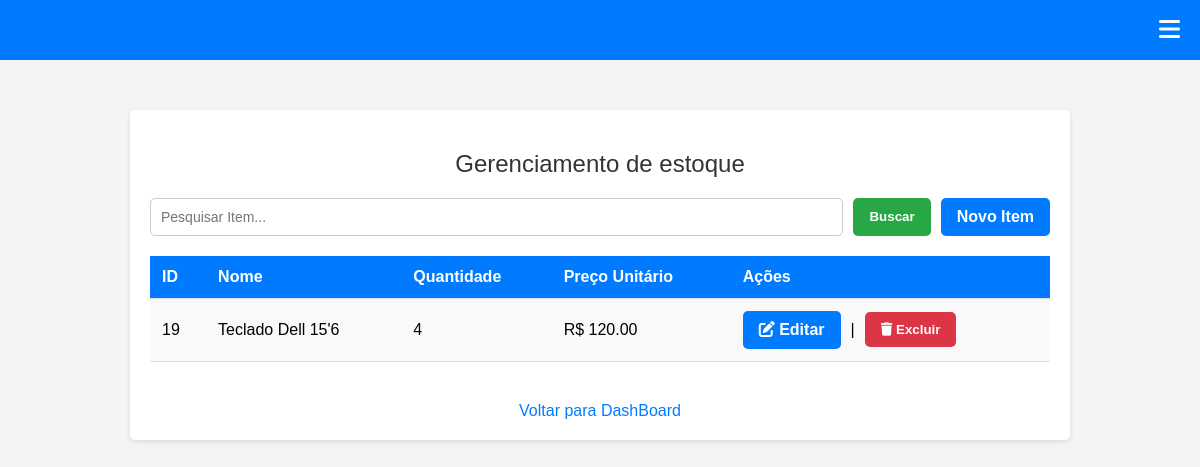
The page /estoque on the database its author committed.
### tables this page shows
CREATE TABLE estoque (
            id INTEGER PRIMARY KEY AUTOINCREMENT,
            nome TEXT NOT NULL,
            quantidade INTEGER NOT NULL,
            preco REAL NOT NULL
        );

### julio_tech.py (the view)
@app.route('/estoque')
def exibir_estoque():
    busca = request.args.get('busca', '').strip()
    pagina = int(request.args.get('pagina', 1))
    itens_por_pagina = 10
    offset = (pagina - 1) * itens_por_pagina
    conn = sqlite3.connect('julio_tech.db')
    cursor = conn.cursor()
    if busca:
        cursor.execute("""
            SELECT id, nome, quantidade, preco FROM estoque
            WHERE nome LIKE ?
            LIMIT ? OFFSET ?
        """, (f"%{busca}%", itens_por_pagina, offset))
    else:
        cursor.execute("""
            SELECT id, nome, quantidade, preco FROM estoque
            LIMIT ? OFFSET ?
        """, (itens_por_pagina, offset))
    itens = cursor.fetchall()
    if busca:
        cursor.execute("SELECT COUNT(*) FROM estoque WHERE nome LIKE ?", (f"%{busca}%",))
    else:
        cursor.execute("SELECT COUNT(*) FROM estoque")
    total_itens = cursor.fetchone()[0]
    total_paginas = -(-total_itens // itens_por_pagina)  # Arredondamento para cima
    conn.close()
    estoque = [{"id": i[0], "nome": i[1], "quantidade": i[2], "preco": i[3]} for i in itens]
    return render_template('estoque.html', estoque=estoque, busca=busca, pagina=pagina, total_paginas=total_paginas)

### templates/estoque.html (shortened to what this page needs)
<!DOCTYPE html>
<html lang="pt-br">
<head>
    <link rel="stylesheet" href="https://cdnjs.cloudflare.com/ajax/libs/font-awesome/6.0.0-beta3/css/all.min.css">
</head>
<body>
    <nav>
        <div class="dropdown">
            <button aria-label="Menu" onclick="toggleMenu()">
                <i class="fas fa-bars"></i>
       </button>
        </div>
    </nav>
    <div class="container">
        <h2>Gerenciamento de estoque</h2>
        <div class="form-container">
     <form method="GET" action="/estoque"style="flex: 1; display: flex; gap: 10px;">
        <input type="text" name="busca" placeholder="Pesquisar Item..." value="{{ busca }}">
        <button type="submit" class="btn-search">Buscar</button>
      </form>
      <a href="/estoque/novo" class="btn">Novo Item</a>
    </div>
    <table>
        <thead>
            <tr>
                <th>ID</th>
                <th>Nome</th>
                <th>Quantidade</th>
                <th>Preço Unitário</th>
                <th>Ações</th>
            </tr>
        </thead>
        <tbody>
            {% for item in estoque %}
            <tr>
                <td>{{ item.id }}</td>
                <td>{{ item.nome }}</td>
                <td>{{ item.quantidade }}</td>
                <td>R$ {{ "%.2f"|format(item.preco) }}</td>
                <td>
                    <div style="display: flex; align-items: center; gap: 10px;">
                        <a href="/estoque/editar/{{ item.id }}" class="btn">
                            <i class="fas fa-edit"></i> Editar
                        </a>
                        |
                        <form method="POST" action="/estoque/excluir/{{ item.id }}" style="margin: 0;">
                            <button type="submit" class="btn btn-danger" onclick="return confirm('Tem certeza que deseja excluir este item?')">
                                <i class="fas fa-trash"></i> Excluir
                            </button>
                        </form>
                    </div>
                </td>
            </tr>
            {% else %}
            <tr>
                <td colspan="5">Nenhum item encontrado.</td>
            </tr>
            {% endfor %}
        </tbody>
    </table>
    <a href="/dashboard" class="back-link">Voltar para DashBoard</a>
    </div>
</body>
</html>

### templates/estoque.html (style rules this page uses)
nav { background-color: #007bff; color: white; padding: 16px 20px; position: fixed; top: 0; left: 0; width: 100%; z-index: 1000; display: flex; justify-content: space-between; align-items: center; padding-right: 0px; }
.dropdown button { background: none; border: none; color: white; font-size: 24px; cursor: pointer; margin-right: 40px; box-shadow: none; padding: 0; }
.dropdown { position: relative; display: inline-block; margin-left: auto; }
body { font-family: Arial, sans-serif; margin: 0; padding-top: 80px; background-color: #f4f4f4; }
.container { max-width: 900px; margin: 30px auto 20px; background: white; padding: 20px; border-radius: 5px; box-shadow: 0 2px 5px rgba(0, 0, 0, 0.1); }
h2 { text-align: center; color: #333; margin-bottom: 20px; font-size: 24px; font-weight: normal; }
.form-container { display: flex; justify-content: space-between; align-items: center; margin-bottom: 20px; gap: 10px; }
input[type="text"] { flex: 1; padding: 10px; font-size: 14px; border: 1px solid #ccc; border-radius: 5px; }
.btn { padding: 10px 16px; background-color: #007bff; color: white; border: none; border-radius: 5px; font-weight: bold; cursor: pointer; text-align: center; text-decoration: none; }
.btn-search { background-color: #28a745; color: white; border: none; border-radius: 5px; padding: 10px 16px; font-weight: bold; cursor: pointer; transition: background-color 0.3s ease; box-shadow: none; }
table { width: 100%; margin-top: 20px; border-collapse: collapse; }
table th, table td { padding: 12px; text-align: left; border-bottom: 1px solid #ddd; }
table th { background-color: #007bff; color: white; }
table td { background-color: #f9f9f9; }
.btn-danger { background-color: #dc3545; }
.back-link { display: block; text-align: center; margin-top: 20px; text-decoration: none; color: #007bff; }

### rows shown on the page
estoque: id "19", nome "Teclado Dell 15'6", quantidade "4", preco "120.00"
